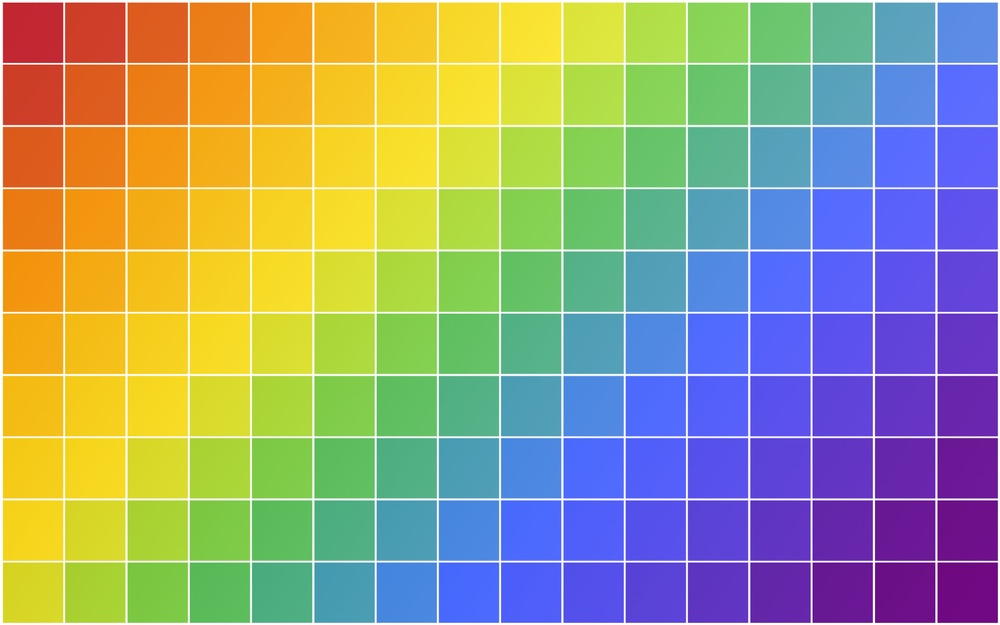
#> input picture testimage.jpg, 1000 x 625 px, shrunk from 1920 x 1200 before the run
$ python color_test.py
#> lines starting #> are read from the running program, lines starting #| are printed output that depends on the picture; long printed decimals are rounded
from tabnanny import check
import cv2 as cv
import numpy as np
import matplotlib.colors as mcolors
from time import sleep
import timeit


def detectColor(imgArea):
    """ Get the average pixel color of an image region """
    colorTotal = np.array([0,0,0])
    for i in range(imgArea.shape[0]):          # Height (i)
        for j in range(imgArea.shape[1]):      # Width (j)
            # for k in range(img.shape[2]):  # Color Depth (k)
                # img.itemset((i,j,k), randomcolor[k])
            colorTotal = np.add(imgArea[i][j], colorTotal)
    colorAverage = colorTotal / (imgArea.shape[0]*imgArea.shape[1])
    return colorAverage

def main():

    img = cv.imread("testimage.jpg")
#> img is the input picture: shape (625, 1000, 3); mean B, G, R 129.6, 157.3, 154.7
    sizeX = img.shape[0]
#> sizeX = 625
    sizeY = img.shape[1]
#> sizeY = 1000

    quintantTL = img[int(sizeY*0.1):int(sizeY*0.2),int(sizeX*0.1):int(sizeX*0.2)] # check 10-20% of x and y axis for top-left quintant on image
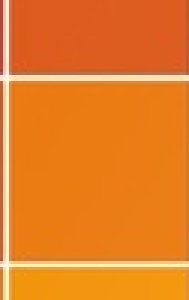
#> quintantTL: shape (100, 63, 3) (shown 3 times larger); mean B, G, R 37.2, 126.3, 231.1
    quintantBL = img[int(sizeY*0.8):int(sizeY*0.9),int(sizeX*0.1):int(sizeX*0.2)]
#> quintantBL = empty array
    quintantTR = img[int(sizeY*0.1):int(sizeY*0.2),int(sizeX*0.8):int(sizeX*0.9)]
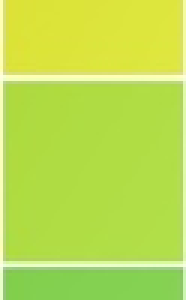
#> quintantTR: shape (100, 62, 3) (shown 3 times larger); mean B, G, R 78.8, 222.9, 186.8
    quintantBR = img[int(sizeY*0.8):int(sizeY*0.9),int(sizeX*0.8):int(sizeX*0.9)]
#> quintantBR = empty array
    quintantCT = img[int(sizeY*0.4):int(sizeY*0.6),int(sizeX*0.4):int(sizeX*0.6)]
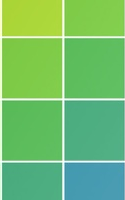
#> quintantCT: shape (200, 125, 3); mean B, G, R 110.7, 191.4, 111.9
    colorTL = detectColor(quintantTL)
#> colorTL = [37.18, 126.3, 231.1]
    colorTR = detectColor(quintantTR)
#> colorTR = [78.76, 222.9, 186.8]
    colorBL = detectColor(quintantBL)
#> colorBL = [nan, nan, nan]
    colorBR = detectColor(quintantBR)
#> colorBR = [nan, nan, nan]
    colorCT = detectColor(quintantCT)
#> colorCT = [110.7, 191.4, 111.9]
    print("BGR Color for quintant TL: %s" % colorTL)
#| BGR Color for quintant TL: [ 37.177 126.264 231.113]
    print("BGR Color for quintant BL: %s" % colorTR)
#| BGR Color for quintant BL: [ 78.756 222.870 186.834]
    print("BGR Color for quintant TR: %s" % colorBL)
#| BGR Color for quintant TR: [nan nan nan]
    print("BGR Color for quintant BR: %s" % colorBR)
#| BGR Color for quintant BR: [nan nan nan]
    print("BGR Color for quintant CT: %s" % colorCT)
#| BGR Color for quintant CT: [110.656 191.448 111.919]

    cv.waitKey()

main()
